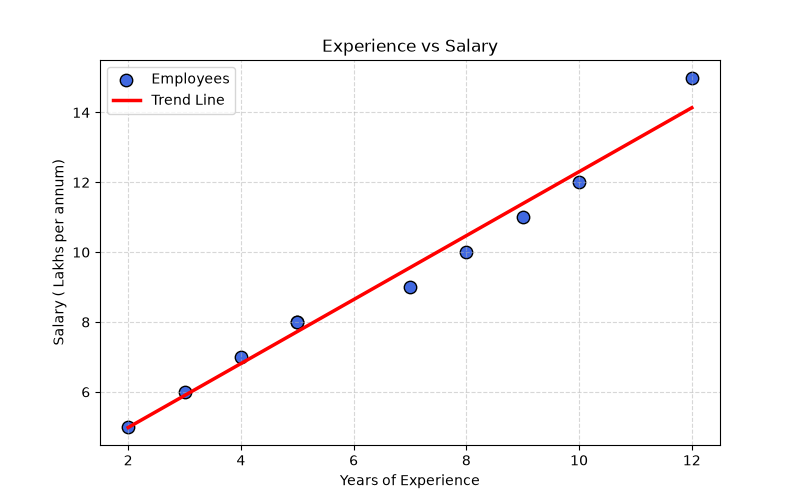

This figure's Python source:
import matplotlib.pyplot as plt
import numpy as np
# Years of Experience
experience = np.array([2, 3, 4, 5, 5, 7, 8, 9, 10, 12])
# Salary (in Lakhs per annum)
salary = np.array([5, 6, 7, 8, 8,
9, 10, 11, 12, 15])
# Calculate Best Fit Line
m, c = np.polyfit(experience, salary, 1)
# Predicted values on the trend line
trend_line = m * experience + c
plt.figure(figsize=(8,5))
# Scatter Plot
plt.scatter(experience, salary, color='royalblue', s=80, edgecolors='black',label='Employees')
# Trend Line
plt.plot(experience, trend_line, color='red', linewidth=2.5, label='Trend Line' )
plt.title("Experience vs Salary")
plt.xlabel("Years of Experience")
plt.ylabel("Salary ( Lakhs per annum)")
plt.grid(True, linestyle='--', alpha=0.5)
plt.legend()
plt.savefig("trendline.png")
print("trendline saved successfully!")
plt.show()
